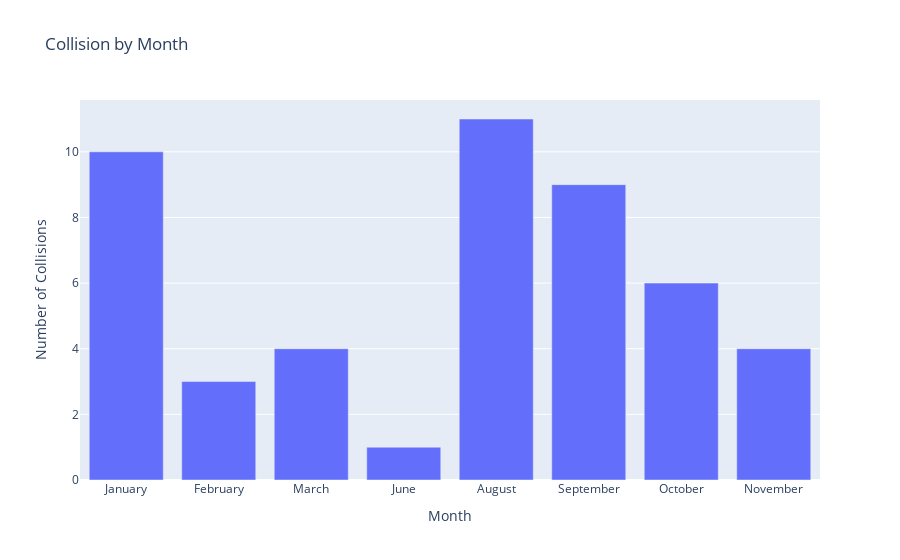

Notebook code for this chart:
### Code cell
# Group by month and count the number of collisions
collisions_by_month = coll_time_place_df.groupby('Month').size().reset_index(name='Count')

# Rename month numbers to month names for better visualization
month_names = {1: 'January', 2: 'February', 3: 'March', 4: 'April', 5: 'May', 6: 'June',
               7: 'July', 8: 'August', 9: 'September', 10: 'October', 11: 'November', 12: 'December'}
collisions_by_month['Month'] = collisions_by_month['Month'].map(month_names)

# Plot histogram
fig = px.bar(collisions_by_month, x='Month', y='Count', 
             title="Collision by Month", 
             labels={'Month': 'Month', 'Count': 'Number of Collisions'})
# Update layout
fig.update_layout(xaxis_title='Month', yaxis_title='Number of Collisions')
fig.show()

### Figure 1 — Plotly figure (JSON) as saved in the notebook; plotly's stock layout.template omitted (floating-point values rounded to 4 significant figures)
{"data": [{"alignmentgroup": "True", "hovertemplate": "Month=%{x}<br>Number of Collisions=%{y}<extra></extra>", "legendgroup": "", "marker": {"color": "#636efa", "pattern": {"shape": ""}}, "name": "", "offsetgroup": "", "orientation": "v", "showlegend": false, "textposition": "auto", "type": "bar", "x": ["January", "February", "March", "June", "August", "September", "October", "November"], "xaxis": "x", "y": [10, 3, 4, 1, 11, 9, 6, 4], "yaxis": "y"}], "layout": {"barmode": "relative", "legend": {"tracegroupgap": 0}, "title": {"text": "Collision by Month"}, "xaxis": {"anchor": "y", "domain": [0, 1], "title": {"text": "Month"}}, "yaxis": {"anchor": "x", "domain": [0, 1], "title": {"text": "Number of Collisions"}}}}
